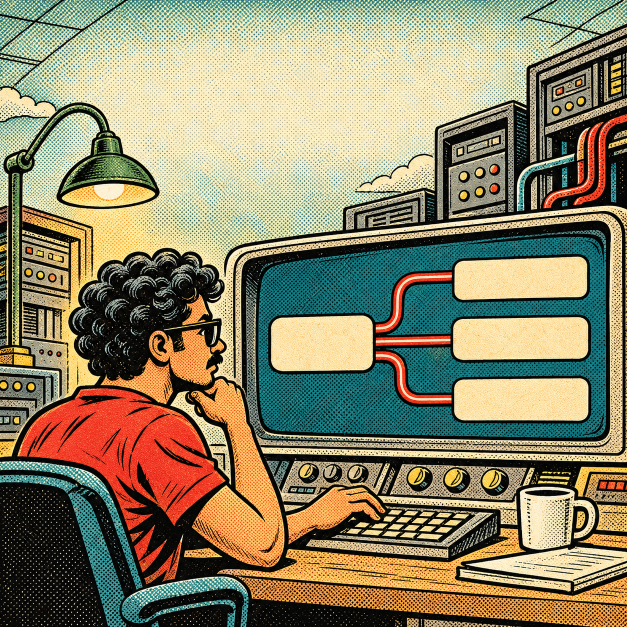
#> input picture assets/illustrations/builders-adventures/crm.png, 1254 x 1254 px (shown at 1/2 size); its folder holds only this picture in this run
$ python prepare_adventure_assets.py
#> lines starting #> are read from the running program, lines starting #| are printed output that depends on the picture
"""Create optimized WebP derivatives from generated adventure-comic masters.
No image synthesis, keying, or background replacement is performed here.
"""
from pathlib import Path
from PIL import Image
ROOT = Path(__file__).resolve().parents[1]
for source in sorted((ROOT / 'assets/illustrations/builders-adventures').glob('*.png')):
    image = Image.open(source).convert('RGB')
#> image is the input picture: PIL image 1254x1254 RGB; mean R, G, B 140.6, 133, 103.7
    limit = 1600 if source.stem in ('cover', 'finale') else 1000
    image.thumbnail((limit, limit), Image.Resampling.LANCZOS)
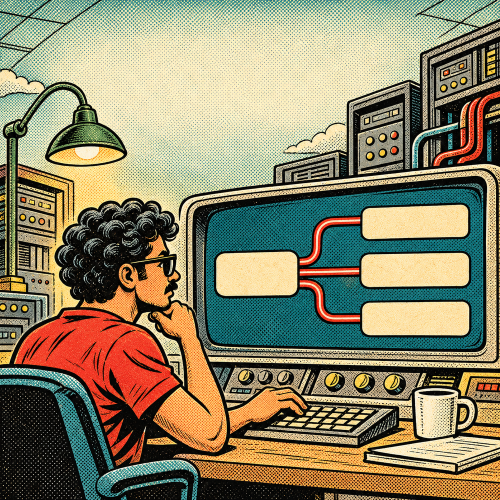
#> image: PIL image 1000x1000 RGB (shown at 1/2 size); mean R, G, B 140.6, 133.2, 103.8
    target = ROOT / 'public/illustrations' / f'{source.stem}.webp'
    image.save(target, quality=84, method=6)
#> (the run stopped early here; a loop or call above may not have finished)

$ run again, on assets/illustrations/builders-adventures/deals.png
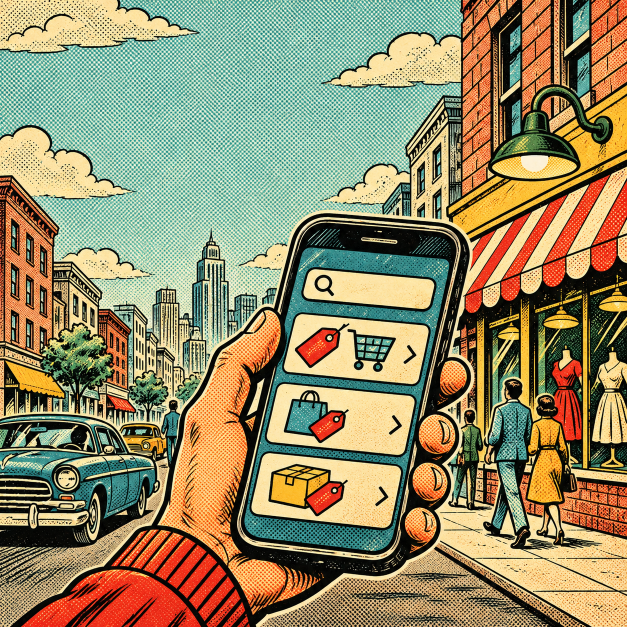
#> input picture assets/illustrations/builders-adventures/deals.png, 1254 x 1254 px (shown at 1/2 size)
#> image is the input picture: PIL image 1254x1254 RGB; mean R, G, B 149.1, 139.5, 103.5
#> `image.thumbnail((limit, limit), Image.Resampling.LANCZOS)`:
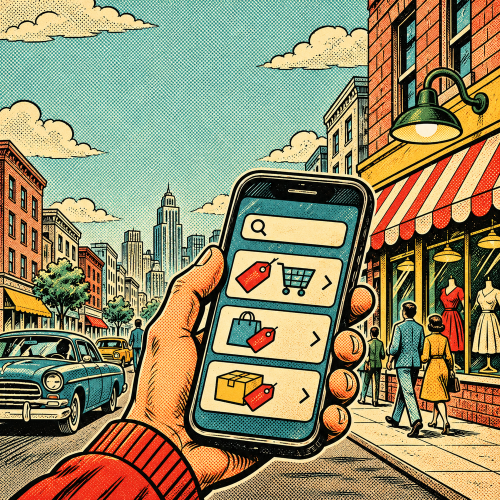
#> image: PIL image 1000x1000 RGB (shown at 1/2 size); mean R, G, B 149.1, 139.7, 103.6

$ run again, on assets/illustrations/builders-adventures/whatsapp-ai.png
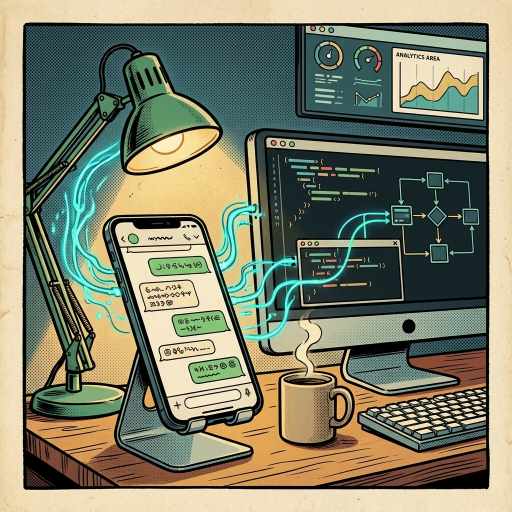
#> input picture assets/illustrations/builders-adventures/whatsapp-ai.png, 1024 x 1024 px (shown at 1/2 size)
#> image is the input picture: PIL image 1024x1024 RGB; mean R, G, B 126.1, 128.6, 106.5
#> `image.thumbnail((limit, limit), Image.Resampling.LANCZOS)`:
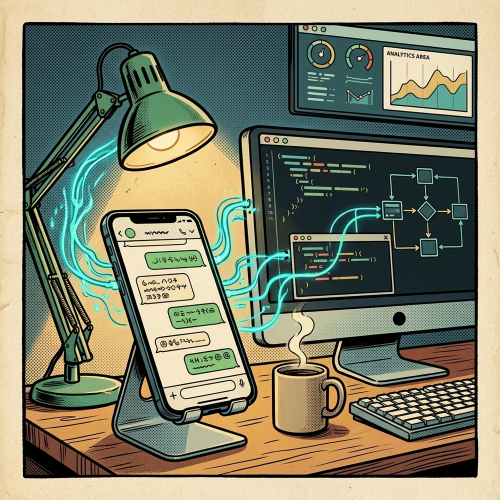
#> image: PIL image 1000x1000 RGB (shown at 1/2 size); mean R, G, B 126.3, 128.7, 106.7
